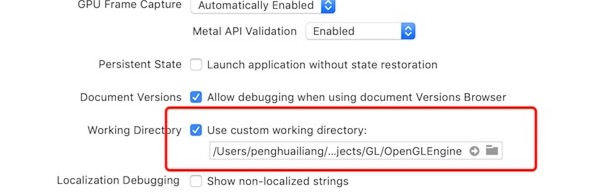
#> input picture image/dir.jpg, 601 x 194 px
$ python exportAppIcon.py ../image/dir.jpg   (older library calls are emulated)
#> lines starting #> are read from the running program, lines starting #| are printed output that depends on the picture
#!/usr/bin/env python
# coding: utf-8

"""
此工具用来自动生成ios 不同分辨率的icon以及相关的json配置
用法：
python exportAppIcon.py /path/xxx.png
"""

import sys
import os

try:
    from PIL import Image
except:
    print ('\033[31m' + '缺少Image模块，正在安装Image模块，请等待...' + '\033[0m')
    success = os.system('python -m pip install Image')
    if success == 0:
      print('\033[7;32m' + 'Image模块安装成功.' + '\033[0m')
      from PIL import Image
    else:
      print ('\033[31m' + 'Image安装失败，请手动在终端执行：\'python -m pip install Image\'重新安装.' + '\033[0m')
      quit()

outPutPath = os.path.expanduser('~') + '/Desktop/AppIcon/'

if not os.path.exists(outPutPath):
    os.mkdir(outPutPath)

if len(sys.argv) <= 1:
    print ('\033[31m' + '请输入图片路径,eg: python autoExportAppIcon.py /path/xxx.png' + '\033[0m')
    quit()

ImageName = sys.argv[1]
# print('图片名字为：' + ImageName)
originImg = ''
try:
    originImg = Image.open(ImageName)
#> originImg is the input picture: PIL image 601x194 RGB; mean R, G, B 244.9, 241.5, 241.9
except:
    print ('\033[31m' + '\'' + ImageName + '\'' + '，该文件不是图片文件，请检查文件路径.' + '\033[0m')
    quit()

# 20x20
img0 = originImg.resize((20,20), Image.ANTIALIAS)
img1 = originImg.resize((40,40), Image.ANTIALIAS)
img2 = originImg.resize((60,60), Image.ANTIALIAS)
img0.save(outPutPath + 'appIcon20x20.png',"png")
img1.save(outPutPath + 'appIcon20x20@2x.png',"png")
img2.save(outPutPath + 'appIcon20x20@3x.png',"png")

# 29x29
img3 = originImg.resize((29,29), Image.ANTIALIAS)
img4 = originImg.resize((58,58), Image.ANTIALIAS)
img5 = originImg.resize((87,87), Image.ANTIALIAS)
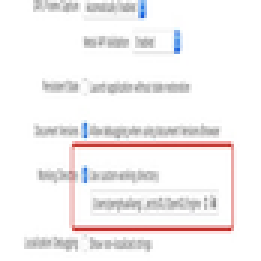
#> img5: PIL image 87x87 RGB (shown 3 times larger); mean R, G, B 244.6, 241.2, 241.5
img3.save(outPutPath + 'appIcon29x29.png',"png")
img4.save(outPutPath + 'appIcon29x29@2x.png',"png")
img5.save(outPutPath + 'appIcon29x29@3x.png',"png")

# 40x40
img6 = originImg.resize((40,40), Image.ANTIALIAS)
img7 = originImg.resize((80,80), Image.ANTIALIAS)
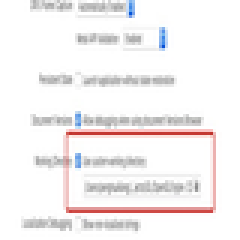
#> img7: PIL image 80x80 RGB (shown 3 times larger); mean R, G, B 244.6, 241.1, 241.5
img8 = originImg.resize((120,120), Image.ANTIALIAS)
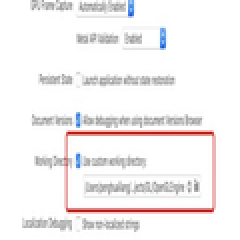
#> img8: PIL image 120x120 RGB (shown 2 times larger); mean R, G, B 244.7, 241.3, 241.6
img6.save(outPutPath + 'appIcon40x40.png',"png")
img7.save(outPutPath + 'appIcon40x40@2x.png',"png")
img8.save(outPutPath + 'appIcon40x40@3x.png',"png")

# 60x60
img9 = originImg.resize((120,120), Image.ANTIALIAS)
img10 = originImg.resize((180,180), Image.ANTIALIAS)
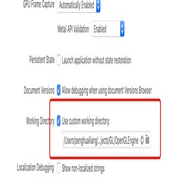
#> img10: PIL image 180x180 RGB; mean R, G, B 244.7, 241.4, 241.8
img9.save(outPutPath + 'appIcon60x60@2x.png',"png")
img10.save(outPutPath + 'appIcon60x60@3x.png',"png")

# ipad
img11 = originImg.resize((76,76), Image.ANTIALIAS)
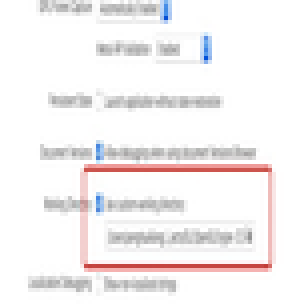
#> img11: PIL image 76x76 RGB (shown 4 times larger); mean R, G, B 244.6, 241.1, 241.5
img12 = originImg.resize((152,152), Image.ANTIALIAS)
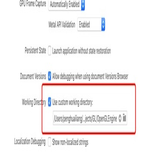
#> img12: PIL image 152x152 RGB; mean R, G, B 244.7, 241.4, 241.7
img13 = originImg.resize((167,167), Image.ANTIALIAS)
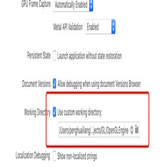
#> img13: PIL image 167x167 RGB; mean R, G, B 244.7, 241.3, 241.7
img11.save(outPutPath + 'appIcon76x76.png',"png")
img12.save(outPutPath + 'appIcon76x76@2x.png',"png")
img13.save(outPutPath + 'appIcon83.5x83.5@2x.png',"png")

# 创建Contents.json文件

content = '''
{
  "images" : [
    {
      "idiom" : "iphone",
      "size" : "20x20",
      "filename" : "appIcon20x20@2x.png",
      "scale" : "2x"
    },
    {
      "idiom" : "iphone",
      "size" : "20x20",
      "filename" : "appIcon20x20@3x.png",
      "scale" : "3x"
    },
    {
      "size" : "29x29",
      "idiom" : "iphone",
      "filename" : "appIcon29x29.png",
      "scale" : "1x"
    },
    {
      "size" : "29x29",
      "idiom" : "iphone",
      "filename" : "appIcon29x29@2x.png",
      "scale" : "2x"
    },
    {
      "size" : "29x29",
      "idiom" : "iphone",
      "filename" : "appIcon29x29@3x.png",
      "scale" : "3x"
    },
    {
      "size" : "40x40",
      "idiom" : "iphone",
      "filename" : "appIcon40x40@2x.png",
      "scale" : "2x"
    },
    {
      "size" : "40x40",
      "idiom" : "iphone",
      "filename" : "appIcon40x40@3x.png",
      "scale" : "3x"
    },
    {
      "size" : "60x60",
      "idiom" : "iphone",
      "filename" : "appIcon60x60@2x.png",
      "scale" : "2x"
    },
    {
      "size" : "60x60",
      "idiom" : "iphone",
      "filename" : "appIcon60x60@3x.png",
      "scale" : "3x"
    },
    {
      "idiom" : "ipad",
      "size" : "20x20",
      "filename" : "appIcon20x20.png",
      "scale" : "1x"
    },
    {
      "idiom" : "ipad",
      "size" : "20x20",
      "filename" : "appIcon20x20@2x.png",
      "scale" : "2x"
    },
    {
      "size" : "29x29",
      "idiom" : "ipad",
      "filename" : "appIcon29x29.png",
      "scale" : "1x"
    },
    {
      "size" : "29x29",
      "idiom" : "ipad",
      "filename" : "appIcon29x29@2x.png",
      "scale" : "2x"
    },
    {
      "size" : "40x40",
      "idiom" : "ipad",
      "filename" : "appIcon40x40.png",
      "scale" : "1x"
    },
    {
      "size" : "40x40",
      "idiom" : "ipad",
      "filename" : "appIcon40x40@2x.png",
      "scale" : "2x"
    },
    {
      "size" : "76x76",
      "idiom" : "ipad",
      "filename" : "appIcon76x76.png",
      "scale" : "1x"
    },
    {
      "size" : "76x76",
      "idiom" : "ipad",
      "filename" : "appIcon76x76@2x.png",
      "scale" : "2x"
    },
    {
      "size" : "83.5x83.5",
      "idiom" : "ipad",
      "filename" : "appIcon83.5x83.5@2x.png",
      "scale" : "2x"
    }
  ],
  "info" : {
    "version" : 1,
    "author" : "xcode"
  }
}
'''
f = open(outPutPath + 'Contents.json', 'w')
f.write(content)

print('\033[7;32m' + '文件输出文件夹：' + outPutPath + '\033[0m')
os.system('open ' + outPutPath)
